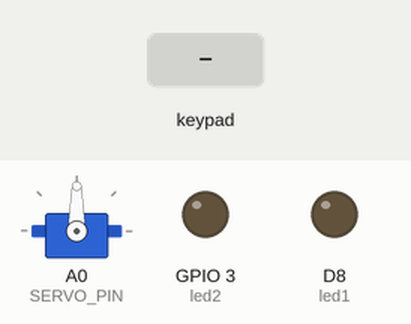
Simulated run of this sketch. Board: ESP8266 (NodeMCU). Shown: servo, output pins drawn as LEDs (lit = HIGH). Inputs (shaded band) come from the test bench. WiFi joins after 1.5 s; servers stay silent unless stated; web services answer with replies made up by the test bench; what the sketch prints to the serial monitor is not drawn.

Above: at 2.9 s.
3.0 s: keypad keys A B C 1 2 3 4 # pressed 0.4 s apart
At 6.4 s:
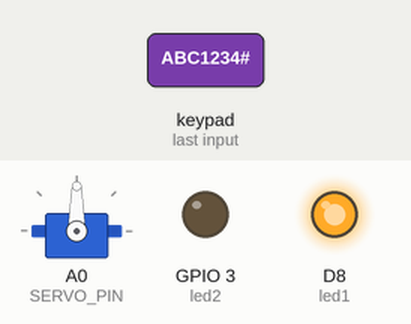
10.7 s: keypad keys 5 6 4 2 B # pressed 0.4 s apart
At 11.4 s:
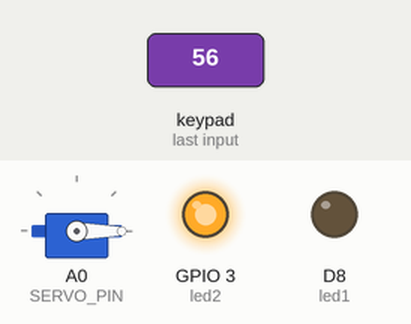
Timing chart, 0 to 19.4 s (numbered marks = the images above; inputs shaded):
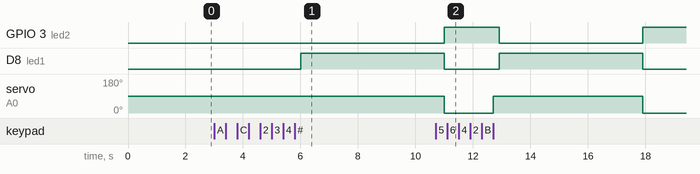

Measured:
- after the input at 3.0 s, D8 (led1): LOW → HIGH after 3.0 s

The sketch:

smartDoorLock.ino
```cpp
#include <Servo.h>

#include <ESP8266WiFi.h>
#include <ESP8266HTTPClient.h>
#include <WiFiClient.h>
#include <UrlEncode.h>
#include "Keypad.h"

Servo servo;
const byte ROWS = 4; //four rows
const byte COLS = 4; //four columns
#define SERVO_PIN  A0
#define led1 D8
#define led2 D9

char keys[ROWS][COLS] = {
  {'1','2','3','A'},
  {'4','5','6','B'},
  {'7','8','9','C'},
  {'*','0','#','D'}
};

byte rowPins[ROWS] = {16, 5, 4, 0};
byte colPins[COLS] = {2, 14, 12, 13};

Keypad keypad = Keypad(makeKeymap(keys), rowPins, colPins, ROWS, COLS);

const char* ssid = "Kon Ho";
const char* password = "kumar7654";

String phoneNumber = "+917651853228";
String apiKey = "8997839";

const String password_1 = "ABC1234"; // change your password here
const String password_2 = "5642B";   // change your password here
const String password_3 = "9765";    // change your password here
String input_password;

int angle = 0; // the current angle of servo motor
unsigned long lastTime;

void sendMessage(String message){

  // Data to send with HTTP POST
  String url = "http://api.callmebot.com/whatsapp.php?phone=" + phoneNumber + "&apikey=" + apiKey + "&text=" + urlEncode(message);
  WiFiClient client;
  HTTPClient http;
  http.begin(client, url);

  // Specify content-type header
  http.addHeader("Content-Type", "application/x-www-form-urlencoded");

  // Send HTTP POST request
  int httpResponseCode = http.POST(url);
  if (httpResponseCode == 200){
    Serial.print("Message sent successfully");
  }
  else{
    Serial.println("Error sending the message");
    Serial.print("HTTP response code: ");
    Serial.println(httpResponseCode);
  }

  // Free resources
  http.end();
}

void setup() {
  Serial.begin(115200);
  pinMode(D4,INPUT);
  servo.attach(SERVO_PIN);
  WiFi.begin(ssid, password);
  Serial.println("Connecting");

  pinMode(led1,OUTPUT);
  pinMode(led2,OUTPUT);
  while(WiFi.status() != WL_CONNECTED) {
    delay(500);
    Serial.print(".");
  }
  Serial.println("");
  Serial.print("Connected to WiFi network with IP Address: ");
  Serial.println(WiFi.localIP());

  // Send Message to WhatsAPP
  sendMessage("Hello from ESP8266!");
}

void loop() {

  char key = keypad.getKey();

  if (key){
    Serial.println(key);

    if (key == '*') {
      Serial.print("enter the password");
      input_password = ""; // reset the input password
    } else if (key == '#') {
      if (input_password == password_1 || input_password == password_2 || input_password == password_3) {
        Serial.println("The password is correct, rotating Servo Motor to 90°");
        angle = 90;
        servo.write(angle);
        sendMessage("Warning!Your locker is opened.....");
        digitalWrite(led1,HIGH);
         digitalWrite(led2,LOW);
        lastTime = millis();
      } else {
        Serial.println("The password is incorrect, try again");
      }

      input_password = ""; // reset the input password
    } else {
      input_password += key; // append new character to input password string
    }
  }

  if (angle == 90 && (millis() - lastTime) > 5000) { // 5 seconds
    angle = 0;
    servo.write(angle);
    Serial.println("Rotating Servo Motor to 0°");
    digitalWrite(led1,LOW);
         digitalWrite(led2,HIGH);
  }
  }
```
